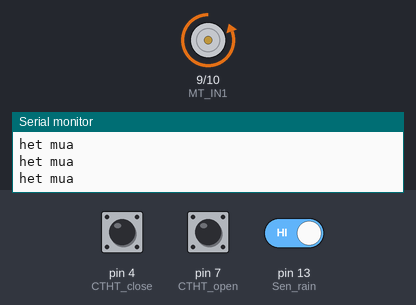
Bench run of a sketch on a simulated Arduino Uno, built with avr-gcc and run on an emulated ATmega328P. Shown: motor-driver pin pairs drawn as motors (green arrow = first pin HIGH = forward, orange = second pin HIGH = backward, longer = more drive), the last lines printed to the serial monitor. The inputs (shaded band) are chosen by the test bench; at power-on: pin 7 (CTHT_open) HIGH, pin 13 (Sen_rain) HIGH, pin 4 (CTHT_close) HIGH.

Above: at 1.2 s.
1.3 s: pin 7 (CTHT_open) pulled LOW for 0.15 s
At 2.3 s:
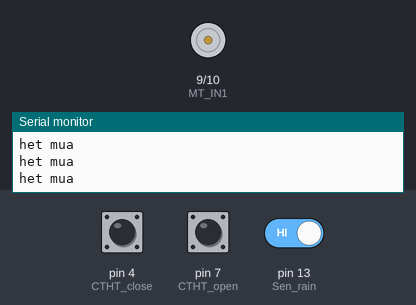
2.9 s: pin 13 (Sen_rain) driven LOW
At 4.0 s:
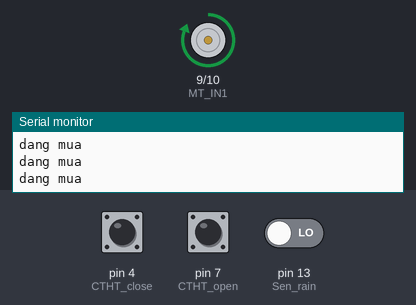
4.4 s: pin 4 (CTHT_close) pulled LOW for 0.15 s
At 5.2 s:
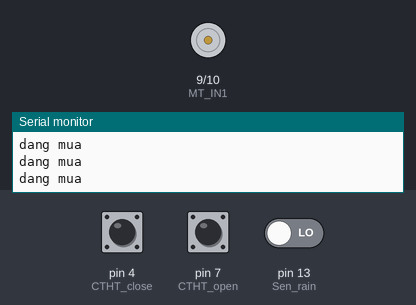
6.0 s: pin 13 (Sen_rain) driven HIGH
At 6.4 s:
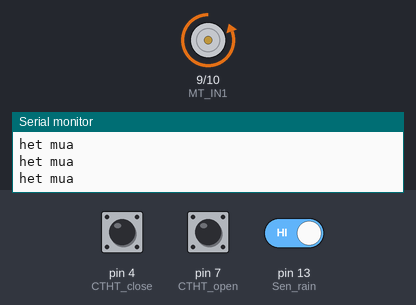
9.0 s: pin 7 (CTHT_open) pulled LOW for 1 s
At 10.3 s:
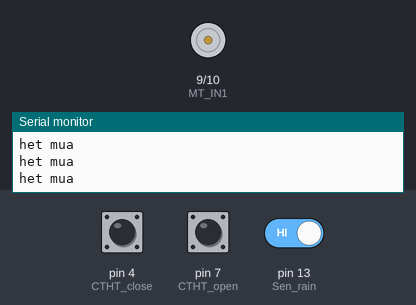
11.5 s: pin 7 (CTHT_open) driven LOW and pin 13 (Sen_rain) driven LOW
At 11.8 s:
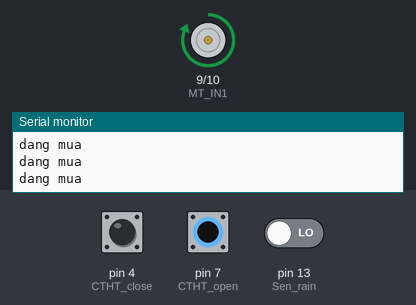
Timing chart, 0 to 14.5 s (numbered marks = the images above; inputs shaded):
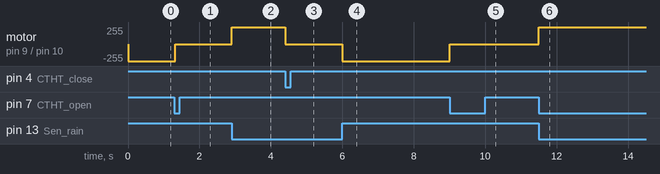

Measured:
- after the input at 1.3 s, motor on pin 9 (MT_IN1) / pin 10 (MT_IN2): backward 255/255 → stopped at once
- after the input at 2.9 s, motor on pin 9 (MT_IN1) / pin 10 (MT_IN2): stopped → forward 255/255 at once
- after the input at 4.4 s, motor on pin 9 (MT_IN1) / pin 10 (MT_IN2): forward 255/255 → stopped at once
- after the input at 6.0 s, motor on pin 9 (MT_IN1) / pin 10 (MT_IN2): stopped → backward 255/255 at once
- after the input at 9.0 s, motor on pin 9 (MT_IN1) / pin 10 (MT_IN2): backward 255/255 → stopped at once
- after the input at 11.5 s, motor on pin 9 (MT_IN1) / pin 10 (MT_IN2): stopped → forward 255/255 at once

The sketch:

testcb.ino
```cpp
// Khai báo công tắt hành trình
const int CTHT_close = 4;
const int CTHT_open = 7;

// khai báo chân động cơ
const int MT_IN1 = 9;
const int MT_IN2 = 10;

// khai báo chân sensor rain
const int Sen_rain = 13;

// Biến khóa
bool TG_senRain = 1;
bool TG_giuCheDoClose = 0;
bool TG_open = 0;
bool TG_close = 0;
bool TG_resetOpen = 0;
bool TG_resetClose = 0;

bool TG_batCheDoTay = 0;
bool TG_khoatay = 0;

void setup() {
  Serial.begin(9600);
  pinMode(CTHT_close, INPUT_PULLUP);
  pinMode(CTHT_open, INPUT_PULLUP);
  pinMode(Sen_rain, INPUT);
  pinMode(MT_IN1, OUTPUT);
  pinMode(MT_IN2, OUTPUT);
  digitalWrite(MT_IN1,0);
  digitalWrite(MT_IN2,0);
}

void loop() {
  int readSensor = digitalRead(Sen_rain);
  int readCTHTClose = digitalRead(CTHT_close);
  int readCTHTOpen = digitalRead(CTHT_open);

  // Có mưa
  if((readSensor == 0 && TG_senRain == 0 && TG_khoatay == 0)||TG_giuCheDoClose == 1){
    TG_giuCheDoClose = 1;
    digitalWrite(MT_IN1,1);
    digitalWrite(MT_IN2,0);
    if(readCTHTClose == 0){
      digitalWrite(MT_IN1,0);
      digitalWrite(MT_IN2,0);
      delay(10);
      TG_senRain = 1;
      TG_giuCheDoClose = 0;
    }
    Serial.println("dang mua");
    //delay(200);
  }
  // Trời mát
  if(readSensor == 1 && TG_senRain == 1 && TG_khoatay == 0){
    digitalWrite(MT_IN1,0);
    digitalWrite(MT_IN2,1);
    if(readCTHTOpen == 0){
      delay(10);
      digitalWrite(MT_IN1,0);
      digitalWrite(MT_IN2,0);
      TG_senRain = 0;
    }
    Serial.println("het mua");
    //delay(200);
  }

//  Serial.print(readSensor); Serial.print(" - "); Serial.print(TG_senRain);
//  Serial.print(" CTHT: "); Serial.print(readCTHTClose); Serial.print(" - "); Serial.println(readCTHTOpen);


}
```
